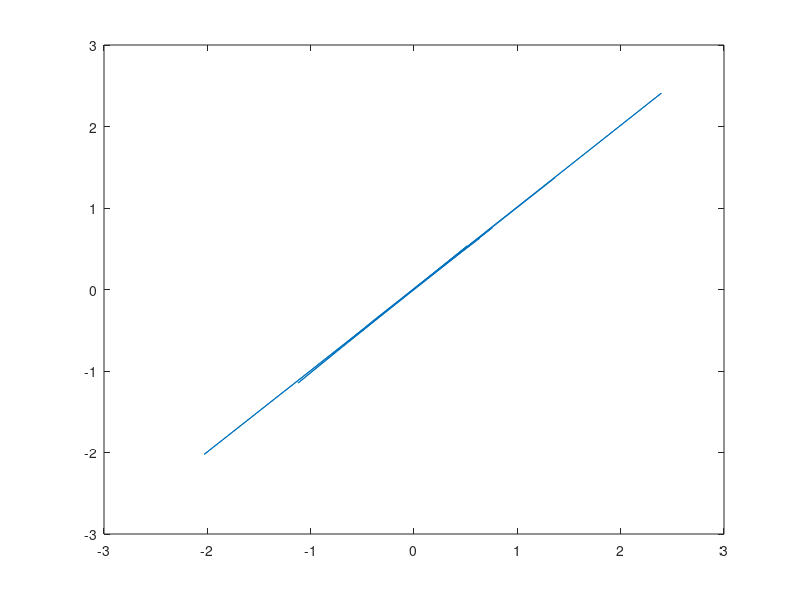

The MATLAB script that drew this image:
function generateDetectors

%generate synthetic data 
%y = linspace(x1,x2) returns a row vector of 100 evenly spaced points between x1 and x2.
%y = linspace(x1,x2,n) generates n points. The spacing between the points is (x2-x1)/(n-1).
clc;
% t = linspace(-4,4,1000);
% y = cos(t);

% for i =y 
%     if ~(i<0.5 &&i>-0.5)
%          %check if the data point is within the previous circles
%          % in a for loop
%          
%          pdecirc(i,i,abs(i-0.5));
%     end ;
% end ;
n=10;% number of detectors 

age =10;
eta_i =0.2; % adaptation rate

tau =0.3; % decay rate
i=0; % age of the detector
threshold=0.05; % shortest allowable distance to self data
dir =0;% direction to move 
count =0; % number of detectors 
c_nearest =1:10;

det =randn(10,1); % generate 10 detectors within the standards normal distribution 

y =linspace(-3,3,100);% self data
%y =randn(100,1);


j=1;
while  j<11
   currentDetector =det(j);
   
   a =1;
   c= abs(y(a)-currentDetector);
  
    %shortest distance from ditector
   for b =y
     if c > abs(b-currentDetector)
        c = abs(b-currentDetector);
        c_nearest(j) = b;
     end ;     
   end ;
   i=1;
    while c > threshold
          if i<age
            
              % direction to move 
              dir=(currentDetector-c_nearest(j))/(abs(currentDetector -c_nearest(j)));
              
             % move detector by eta  
             eta_i= eta_i* exp(-i/tau);
             currentDetector = currentDetector+dir *eta_i;
             det(j) =currentDetector;
             i= i+1;% increase age
             %recalculating the minimum distance
               for b =y
                 if c > abs(b-currentDetector)
                     c = abs(b-currentDetector);
                     c_nearest(j) =b;
                 end ;     
                 a =a+1;
                 
               end ;
          else
              % generate a new detector
              det(j)
              currentDetector =randn;
              det(j) =currentDetector;
              
              
          end;
        i=1;  
    end; 
 j=j+1;   
end; 
plot(c_nearest,det)
hold on
j =0; i=0;
 %TODO move detectors away
%  for k =det
%      if (k
%  end;
 
%         if d<threshold
%              
%         else
%         end;
%         
%       
%     end;
%     
%     j=j+1;
% end

end 